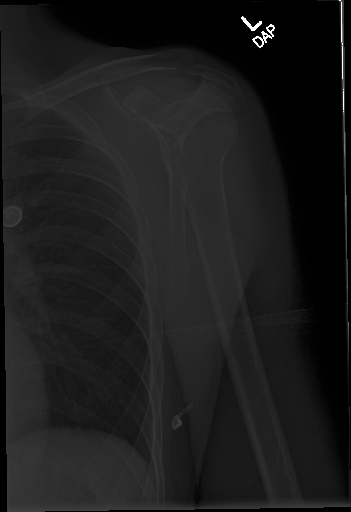
#> input picture dataset/amostra1.png, 351 x 512 px; the run also reads 3 pictures not shown here
$ python main.py
#> lines starting #> are read from the running program, lines starting #| are printed output that depends on the picture
### metricas.py
from PIL import Image
import numpy as np
from skimage.metrics import structural_similarity as ssim


def metrica_rmse(img_name):
    ## aplica a métrica RMSE para a imagem, que precisa
    ## já ter sido passada por ambas as pipelines e salva corretamente
    img_ref = Image.open("dataset/"+img_name).convert("L")
    img_p1 = Image.open("output/p1/"+img_name).convert("L")
    img_p2 = Image.open("output/p2/"+img_name).convert("L")

    matriz_ref = np.asarray(img_ref, dtype = np.float32)
    matriz_p1 = np.asarray(img_p1, dtype = np.float32)
    matriz_p2 = np.asarray(img_p2, dtype = np.float32)

    rmse_p1 = np.sqrt(np.mean((matriz_ref - matriz_p1) ** 2))
    rmse_p2 = np.sqrt(np.mean((matriz_ref - matriz_p2) ** 2))

    ## imprime os resultados das métricas no console e retorna-os
    ## na forma de uma tupla
    print("RMSE " + img_name)
    print(f"P1: {rmse_p1:.4f}")
    print(f"P2: {rmse_p2:.4f}")
    return (rmse_p1, rmse_p2)

def metrica_ssim(img_name):
    ## aplica a métrica SSIM para a imagem, que precisa
    ## já ter sido passada por ambas as pipelines e salva corretamente
    img_ref = Image.open("dataset/"+img_name).convert("L")
    img_p1 = Image.open("output/p1/"+img_name).convert("L")
    img_p2 = Image.open("output/p2/"+img_name).convert("L")

    matriz_ref = np.asarray(img_ref, dtype = np.uint8)
    matriz_p1 = np.asarray(img_p1, dtype = np.uint8)
    matriz_p2 = np.asarray(img_p2, dtype = np.uint8)

    ssim_p1 = ssim(matriz_ref, matriz_p1)
    ssim_p2 = ssim(matriz_ref, matriz_p2)

    ## imprime os resultados das métricas no console e retorna-os
    ## na forma de uma tupla
    print("SSIM: ", img_name)
    print(f"P1: {ssim_p1:.4f}")
    print(f"P2: {ssim_p2:.4f}")
    return (ssim_p1, ssim_p2)

### main.py
# Tratamento de imagens raio-x
# Para o trabalho, foram escolhidas imagens com diversos tipos de imperfeições, como baixo
# contraste e poluição visual, além de uma imagem com boa visibilidade para testar mais
# concretamente os métodos de processamento e de medida de qualidade.

# as operações foram implementadas em seus respectivos scripts e, equanto podem ser aplicadas às imagens
# em qualquer ordem, foram testadas diferentes combinações até encontrar as que melhor perforamaram nas
# métricas de qualidade

from PIL import Image, ImageDraw, ImageFont

from realce_detalhes import *
from transformacao_intensidade import *
from tratamento_ruido import *
from metricas import *


img1_nome = "amostra1.png"
img2_nome = "amostra2.png"
img3_nome = "amostra3.png"
img4_nome = "amostra4.png"
## carregando as imagens
img_1 = Image.open("dataset/"+img1_nome) ## imagem 1 - baixo contraste e objetos altamente convoluídos
#> img_1 is the input picture: PIL image 351x512 L; min 0, max 255, mean 27.6
img_2 = Image.open("dataset/"+img2_nome) ## imagem 2 - visibilidade e qualidade boas
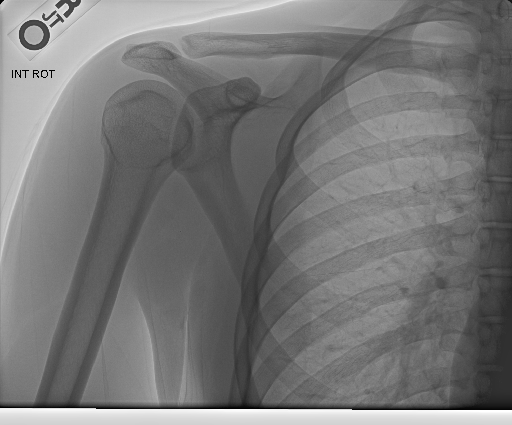
#> input picture dataset/amostra2.png, 512 x 425 px
#> img_2 is the input picture: PIL image 512x425 L; min 0, max 255, mean 118.8
img_3 = Image.open("dataset/"+img3_nome) ## imagem 3 - baixo contraste entre ossos e pele/músculos
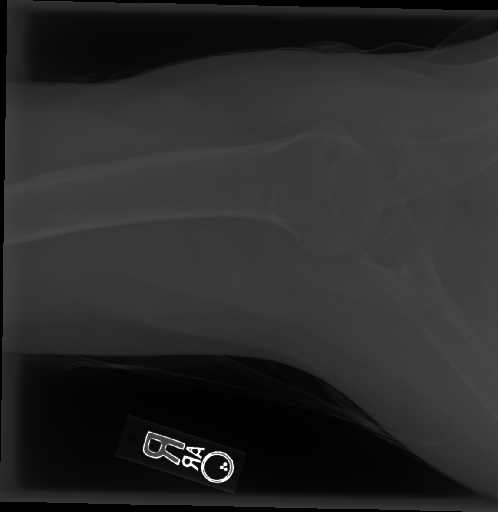
#> input picture dataset/amostra3.png, 498 x 512 px
#> img_3 is the input picture: PIL image 498x512 L; min 0, max 255, mean 41.6
img_4 = Image.open("dataset/"+img4_nome) ## imagem 4 - ossos altamente convoluídos
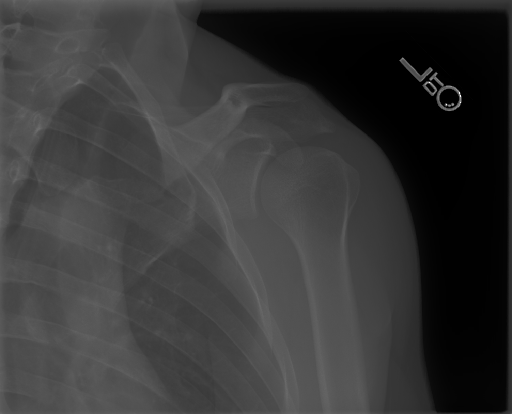
#> input picture dataset/amostra4.png, 512 x 414 px
#> img_4 is the input picture: PIL image 512x414 L; min 0, max 255, mean 54.3

def pipeline_1(img):
    ## PIPIELINE 1:
    ## correção gama
    ## realce de detalhes (filtro Sobel)
    img = realce_detalhes(img)
    img = correcao_gama(img, .9)
    return img


def pipeline_2(img):
    ## PIPELINE 2:
    ## tratamento de ruído
    ## relace de detalhes (filtro Sobel)
    img = tratamento_ruido(img)
    img = realce_detalhes(img)
    return img

def main():
    imgs = [img_1, img_2, img_3, img_4]
    for i in range(len(imgs)):
        fname = "amostra"+str(i+1)+".png"
        img = imgs[i]
        img = aplicar_ruido(img)
        img.save(rf"\output\com_ruido\{fname}")

        p1 = pipeline_1(img)
        p1.save(rf"\output\p1\{fname}")

        p2 = pipeline_2(img)
        p2.save(rf"\output\p2\{fname}")


def gerar_lado_a_lado(img_name):
    ## gera a comparação da imagem de referência com a imagem com ruído e as pipelines, além de adicionar
    ## texto contendo as notas RMSE e SSIM em suas respectivas imagens filtradas
#> called with img_name = 'amostra1.png'
    img_ref:Image = Image.open("dataset/"+img_name).convert("L")
    img_ruido = Image.open("output/com_ruido/"+img_name).convert("L")
    img_p1 = Image.open("output/p1/"+img_name).convert("L")
    img_p2 = Image.open("output/p2/"+img_name).convert("L")
    w, h = img_ref.size
#> w = 351; h = 512

    ## gera a imagem de saída com a original e a saída das duas pipelines
    ## (já geradas salvas nos diretórios output/p1 e output/p2)
    output = Image.new("L", (w * 4, h))
#> output: PIL image 1404x512 L; every value is 0
    output.paste(img_ref)
    output.paste(img_ruido, (w, 0))
    output.paste(img_p1, (w*2, 0))
    output.paste(img_p2, (w*3, 0))
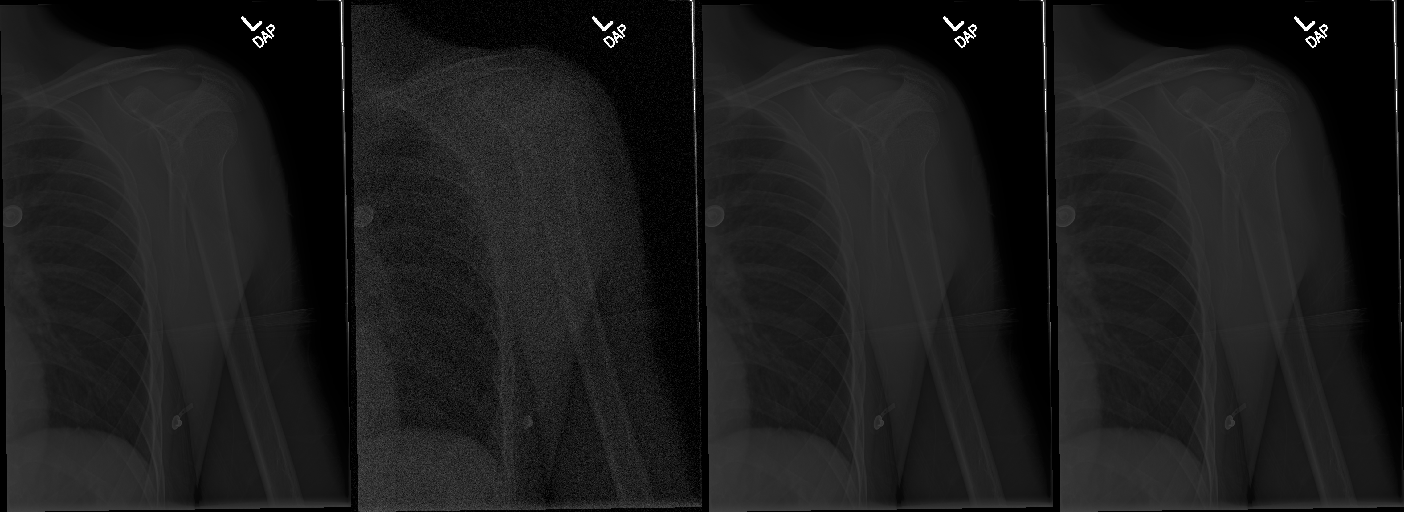
#> output: PIL image 1404x512 L; min 0, max 255, mean 27.7

    resultado_rmse = metrica_rmse(img_name)
#> in metrica_rmse, `rmse_p1 = np.sqrt(np.mean((matriz_ref - matriz_p1) ** 2))`: rmse_p1 = 0
#| P1: 0.0000
#| P2: 0.0000
#> resultado_rmse = (0, 0)
    resultado_ssim = metrica_ssim(img_name)
#> in metrica_ssim, `ssim_p1 = ssim(matriz_ref, matriz_p1)`: ssim_p1 = 1
#| P1: 1.0000
#| P2: 1.0000
#> resultado_ssim = (1, 1)

    font = ImageFont.load_default(size=24)
    texto_ref = "ORIGINAL"
    texto_ruido = "RUÍDO"
    texto_p1 = "PIPELINE 1\nRMSE: " + str(round(resultado_rmse[0], 4))+"\nSSIM: " + str(round(resultado_ssim[0], 4))
    texto_p2 = "PIPELINE 2\nRMSE: " + str(round(resultado_rmse[1], 4))+"\nSSIM: " + str(round(resultado_ssim[1], 4))

    cor_texto = "#FFFFFF"
    if img_name == "amostra2.png":
        cor_texto = "#000000" ## para o texto aparecer sob o fundo branco da amostra 2


    draw = ImageDraw.Draw(output)
    draw.text((0, 5), texto_ref,fill=cor_texto, font=font)
    draw.text((w, 5), texto_ruido, fill=cor_texto, font=font)
    draw.text((w * 2, 5), texto_p1,fill=cor_texto, font=font)
    draw.text((w * 3, 5), texto_p2,fill=cor_texto, font=font)
    output.save(rf"\output\lado_a_lado\{img_name}")

gerar_lado_a_lado("amostra1.png")
gerar_lado_a_lado("amostra2.png")
#> call 2 of gerar_lado_a_lado, with img_name = 'amostra2.png'
#> in gerar_lado_a_lado (call 2), `output = Image.new("L", (w * 4, h))`: output: PIL image 2048x425 L; every value is 0
#| P1: 0.0000
#| P2: 0.0000
#| P1: 1.0000
#| P2: 1.0000
#> in gerar_lado_a_lado (call 2), `output.save(rf"\output\lado_a_lado\{img_name}")`:
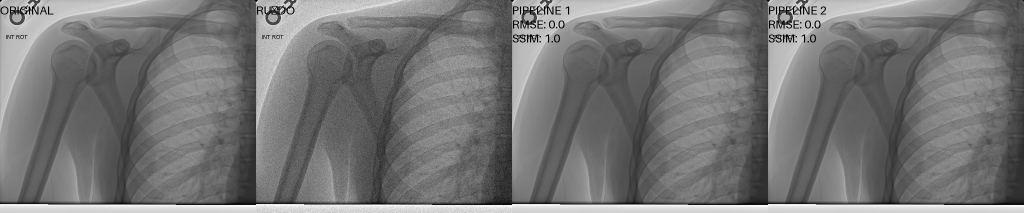
#> saved as amostra2.png: PIL image 2048x425 L (shown at 1/2 size); min 0, max 255, mean 117.8
gerar_lado_a_lado("amostra3.png")
#> call 3 of gerar_lado_a_lado, with img_name = 'amostra3.png'
#> in gerar_lado_a_lado (call 3), `output = Image.new("L", (w * 4, h))`: output: PIL image 1992x512 L; every value is 0
#| P1: 0.0000
#| P2: 0.0000
#| P1: 1.0000
#| P2: 1.0000
#> in gerar_lado_a_lado (call 3), `output.save(rf"\output\lado_a_lado\{img_name}")`:
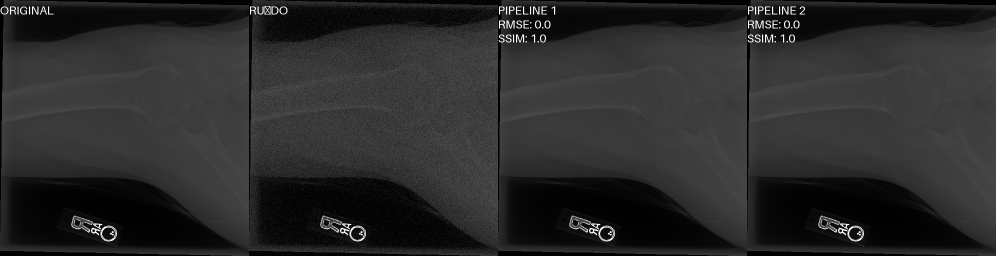
#> saved as amostra3.png: PIL image 1992x512 L (shown at 1/2 size); min 0, max 255, mean 42.6
gerar_lado_a_lado("amostra4.png")
#> call 4 of gerar_lado_a_lado, with img_name = 'amostra4.png'
#> in gerar_lado_a_lado (call 4), `output = Image.new("L", (w * 4, h))`: output: PIL image 2048x414 L; every value is 0
#| P1: 0.0000
#| P2: 0.0000
#| P1: 1.0000
#| P2: 1.0000
#> in gerar_lado_a_lado (call 4), `output.save(rf"\output\lado_a_lado\{img_name}")`:
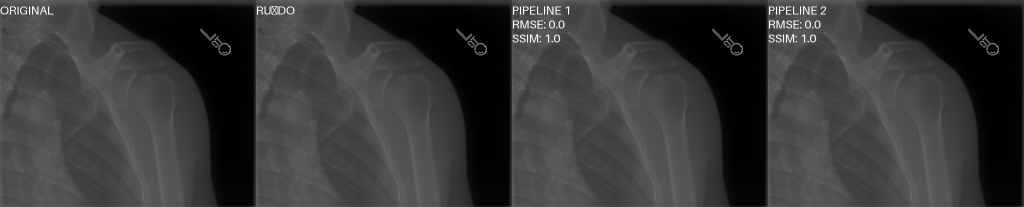
#> saved as amostra4.png: PIL image 2048x414 L (shown at 1/2 size); min 0, max 255, mean 55.2

# main()

"""
Imagens de resultado lado-a-lado disponíveis em output/lado_a_lado

Resultados RMSE:
    RMSE amostra1.png
    P1: 26.3050
    P2: 16.4838

    RMSE amostra2.png
    P1: 56.6294
    P2: 51.1332

    RMSE amostra3.png
    P1: 31.4820
    P2: 21.5230

    RMSE amostra4.png
    P1: 36.1442
    P2: 26.3452

    Na métrica RMSE, que, grosseiramente, calcula o quão parecidas com imagem original a imagem filtrada ficou,
    as pipelines tiveram perfórmaces parecidas, com pontuações relativamente ruins (quase todas acima de 20)
    porém, a pipeline 2 demonstrou pontuações ligeiramente melhores em todas as imagens.

Resultados SSIM:
    SSIM:  amostra1.png
    P1: 0.1908
    P2: 0.5984

    SSIM:  amostra2.png
    P1: 0.3157
    P2: 0.6143

    SSIM:  amostra3.png
    P1: 0.2276
    P2: 0.6653

    SSIM:  amostra4.png
    P1: 0.2279
    P2: 0.6305

    Na métrica SSIM, que busca avaliar de forma mais objetiva o quão "legíveis" as imagens ficaram em comparação com a original,
    os resultados para ambas as pipelines variaram entre ~0.2 e ~0.7, o que é um resultado relativamente
    ruim comparado à imagem de referência, mas, novamente, a pipeline 2 demonstrou resultados bem melhorews para as amostras.

    CONCLUSÃO:
        Enquanto esse projeto tem escopo limitado e, na prática, para resolver problemas como esse, é necessário um entendimento mais
        profundo do que médicos e enfermeiros valorizam e desvalorizam em uma imagem de raio X, foi notado o potencial das téncicas de
        processamento, a pipeline 2, que performou melhor em todas as métricas para todas as imagens, especialmente devido ao uso de técnicas
        de tratamento de ruído, que são feitas para lidar com ruídos com o que foi induzido artificalmente, claramente gerou um resultado que
        melhor elimina as imperfeições das imagens e, teoricamente, seria a que mais facilita o trabalho de profissionais da saúde.
"""
